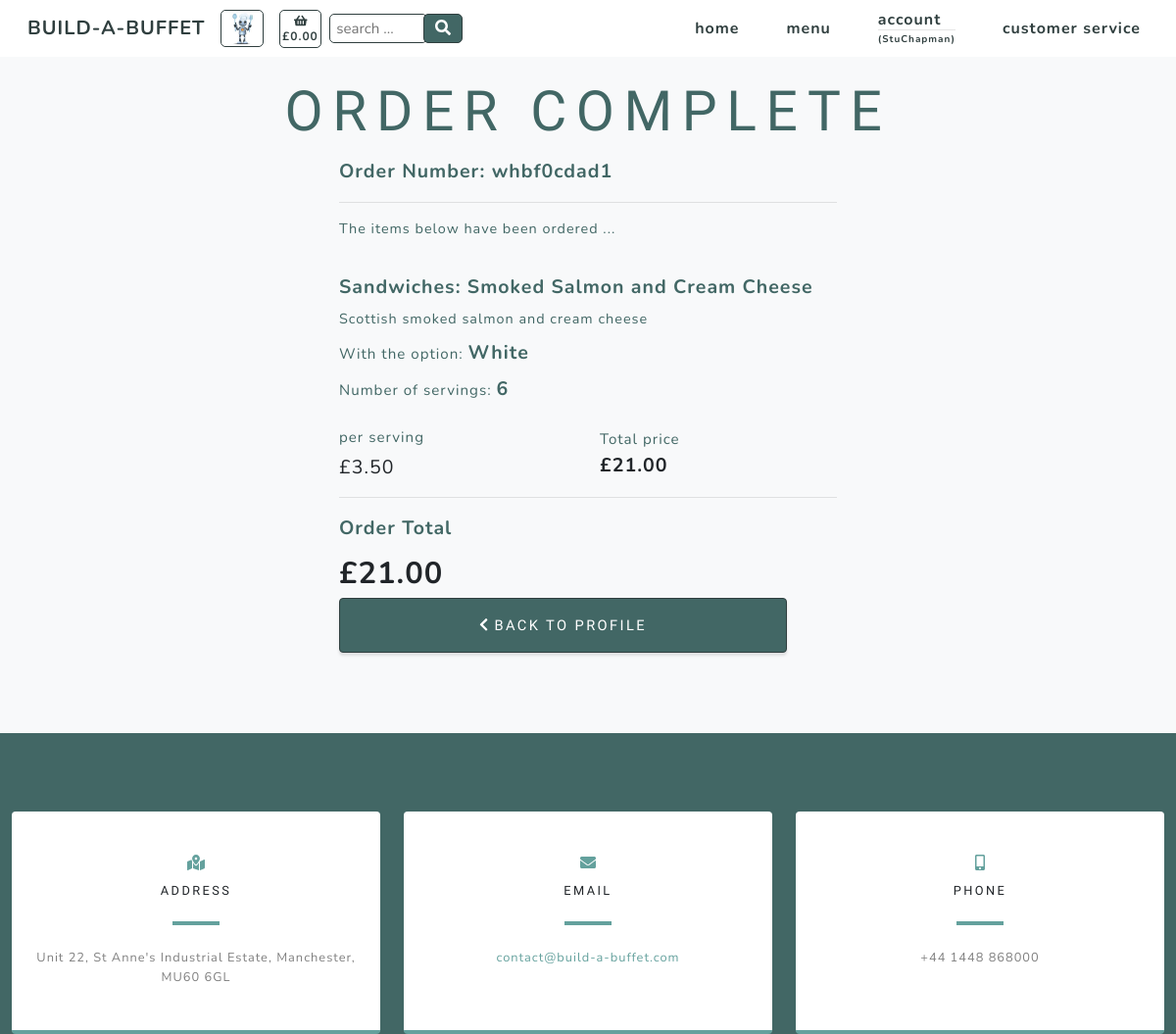
The page /checkout/order_success/whbf0cdad1 (signed in) on the database as committed earlier.
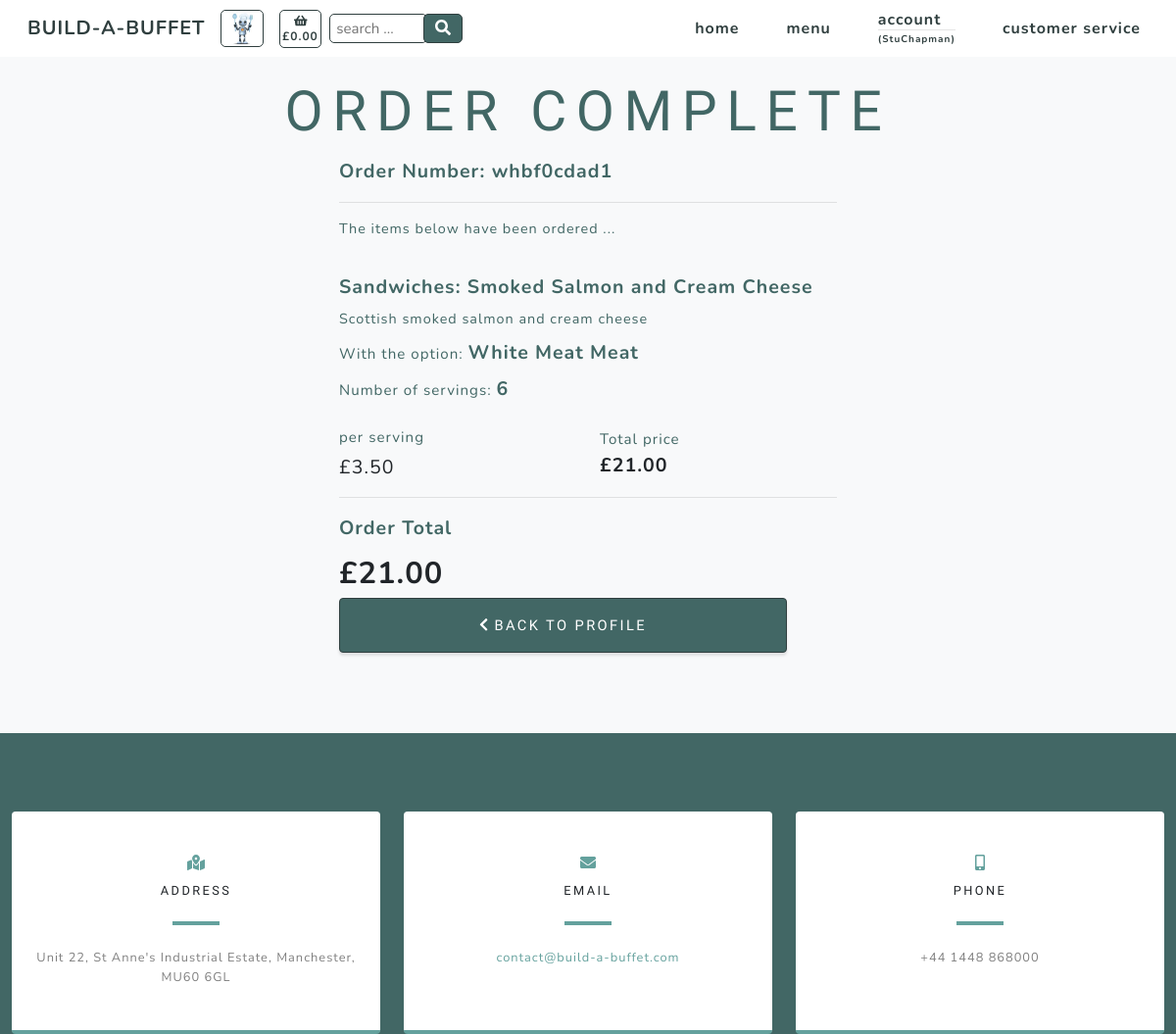
The same page on the database as committed later.
### checkout/models.py (models this page shows, shortened)
class Order_items(models.Model):
    class Meta:
        verbose_name_plural = 'Order_items'
    order_number = models.CharField(max_length=32, null=False, editable=False)
    cookie = models.CharField(max_length=32, null=False, editable=False)
    item_number = models.DecimalField(max_digits=8, decimal_places=0)
    category = models.CharField(max_length=254)
    name = models.CharField(max_length=254)
    servings = models.DecimalField(max_digits=3, decimal_places=0)
    option = models.CharField(max_length=254)
    total_price = models.DecimalField(max_digits=6, decimal_places=2, null=True, blank=True)

class Order(models.Model):
    customer_name = models.CharField(max_length=50, null=False, blank=False)
    order_number = models.CharField(max_length=32, null=False, editable=False)
    cookie = models.CharField(max_length=32, null=False, editable=False)
    full_name = models.CharField(max_length=50, null=False, blank=False)
    email = models.EmailField(max_length=254, null=False, blank=False)
    phone_number = models.CharField(max_length=20, null=False, blank=False)
    country = CountryField(blank_label='Country *', null=False, blank=False)
    postcode = models.CharField(max_length=20, null=True, blank=True)
    town_or_city = models.CharField(max_length=40, null=False, blank=False)
    street_address1 = models.CharField(max_length=80, null=False, blank=False)
    street_address2 = models.CharField(max_length=80, null=True, blank=True)
    county = models.CharField(max_length=80, null=True, blank=True)
    date = models.DateTimeField(auto_now_add=True)
    delivery_cost = models.DecimalField(max_digits=6, decimal_places=2, null=False, default=0)
    order_total = models.DecimalField(max_digits=10, decimal_places=2, null=False, default=0)
    grand_total = models.DecimalField(max_digits=10, decimal_places=2, null=False, default=0)
    stripe_pid = models.CharField(max_length=254, null=False, blank=False, default='')
    user_profile = models.ForeignKey(UserProfile, on_delete=models.SET_NULL,
                                     null=True, blank=True,
                                     related_name='orders')

### products/models.py (models this page shows, shortened)
class Product(models.Model):
    category = models.ForeignKey('Category', null=True,
                                 on_delete=models.SET_NULL)
    id_no = models.CharField(max_length=254, null=True)
    name = models.CharField(max_length=254)
    description = models.CharField(max_length=254)
    price = models.DecimalField(max_digits=6, decimal_places=2)
    range = models.CharField(max_length=254, null=True)

class Options(models.Model):
    class Meta:
        verbose_name_plural = 'Options'
    category = models.ForeignKey('Category', null=True,
                                 on_delete=models.SET_NULL)
    id_no = models.CharField(max_length=254, null=True)
    option1 = models.CharField(max_length=24)
    option2 = models.CharField(max_length=24)
    option3 = models.CharField(max_length=24)

### checkout/views.py (the view)
# urls.py: path('order_success/<order_number>', views.order_success, name='order_success'),
def order_success(request, order_number):
    order = get_object_or_404(Order, order_number=order_number)
    orders = Order.objects.filter(order_number=order_number)
    order_items = Order_items.objects.filter(order_number=order_number)
    products = Product.objects.all()
    options = Options.objects.all()
    """ Check current user is purchaser """
    current_user = str(request.user)
    purchaser = str(order.customer_name)
    if current_user != purchaser:
        return render(request, 'allauth/account/login.html')
    else:
        context = {
            'order': order,
            'orders': orders,
            'order_items': order_items,
            'products': products,
            'options': options,
        }
        return render(request, 'checkout/order_success.html', context)

### basket/contexts.py (called while the page is built)
def basket_context(request):
    cookie_key = settings.COOKIE_KEY
    try:
        cookie = request.COOKIES[cookie_key]
        basket_total = Basket.objects.filter(cookie=cookie).aggregate(Sum('total_price'))
        if basket_total['total_price__sum'] is None:
            basket_total = ""
    except KeyError:
        basket_total = ""
        cookie = 99999999
    context = {
            'cookie': cookie,
            'cookie_key': cookie_key,
            'basket_total': basket_total,
        }
    return context

### checkout/templates/checkout/order_success.html (shortened to what the changed rows need)
{% extends "base.html" %}
{% load static %}
{% block content %}
    <section class="products-section bg-light" id="products">
        <div class="container">
            <div class="row justify-content-center no-gutters">
                <div class="col-xl-12">
                    <h1 class="product-text-one mx-auto text-uppercase text-center flex-margin-b text-blue">Order Complete</h1>
                </div>
                <div class="col-12 col-lg-6 order-lg-last">
                    <div class="text-center h-100 project">
                        <div class="d-flex h-100">
                            <div class="product-container w-100 mt-0 text-center text-xl-left">
                                <div class="product-text-two mx-auto flex-margin-b text-blue bold">
                                    Order Number: {{ order.order_number }}
                                </div>
                                <hr>
                                <div class="product-text-three mx-auto flex-margin-b text-blue">
                                    The items below have been ordered ...
                                </div>
                                <br>
                                {% for item in order_items %}
                                    <div class="product-text-two mx-auto mb-2 text-blue bold">
                                        {{ item.category.title }}: {{ item.name }}
                                    </div>
                                    {% for product in products %}
                                        {% if product.name == item.name %}
                                            <div class="product-text-three mx-auto mb-2 text-blue">
                                                {{ product.description }}
                                            </div>
                                        {% endif %}
                                    {% endfor %}
                                    <div class="text-blue text-xs mb-2">With the option:
                                        {% if item.option == "selected-one" %}
                                            {% for option in options %}
                                                <span class="text-blue product-text-two mb-2 bold">
                                                    {{ option.option1.title }}
                                                </span>
                                            {% endfor %}
                                        {% endif %}
                                    </div>
                                    <div class="text-blue text-xs mb-4">Number of servings:
                                        <span id="servings" class="text-blue product-text-two mb-2 bold">
                                            {{ item.servings }}
                                        </span>
                                    </div>
                                    <div class="row">
                                        <div class="col-6 my-auto">
                                            {% for product in products %}
                                                {% if product.name == item.name %}
                                                    <div class="text-blue text-xs">
                                                        per serving
                                                    </div>
                                                    <div class="product-text-two mt-1">
                                                        £{{ product.price }}
                                                    </div>
                                                {% endif %}
                                            {% endfor %}
                                        </div>
                                        <div class="col-6 my-auto">
                                            <div class="text-blue text-xs">
                                                Total price
                                            </div>
                                            <div class="product-text-two bold">
                                                £{{ item.total_price }}
                                            </div>
                                        </div>
                                    </div>
                                    <hr>
                                {% endfor %}
                                <div class="col-12 col-lg-4 my-auto pl-0">
                                    <div class="product-text-two mx-auto mb-2 text-blue bold">
                                        Order Total
                                    </div>
                                    {% for order in orders %}
                                        <div class="product-text-header bold">
                                            £{{ order.order_total|floatformat:"2" }}
                                        </div>
                                    {% endfor %}
                                </div>
                                <div>
                                    {% if request.user.is_authenticated %}
                                        <a class="checkout-button border-solid masthead-button btn btn-primary js-scroll-trigger"
                                            href="{% url 'profile' %}">
                                            <i class="fas fa-chevron-left" aria-hidden="true"></i> back to profile</a>
                                    {% endif %}
                                </div>
                            </div>
                        </div>
                    </div>
                </div>
            </div>
        </div>
    </section>
{% endblock %}

Rows that differ between the two databases and show on the page:
added Options: option1 "Meat"
added Options: option1 "Meat"
